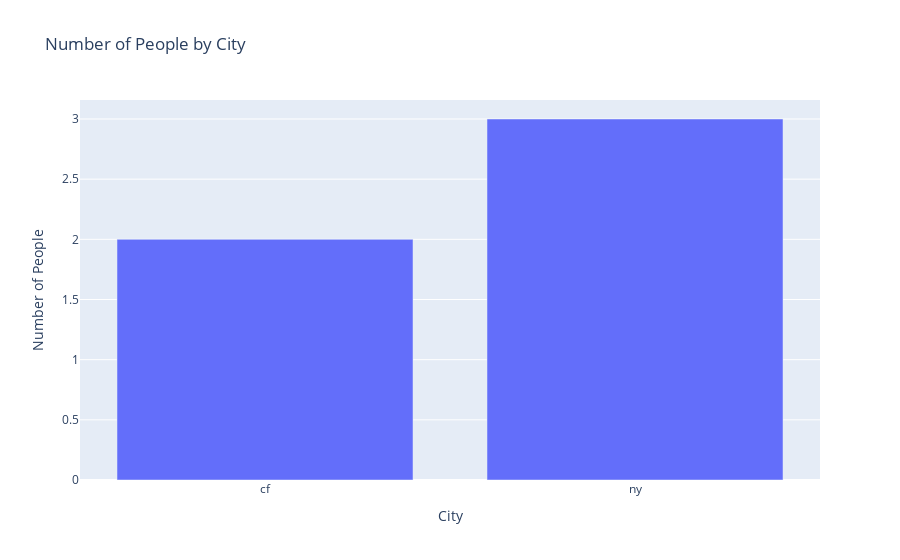
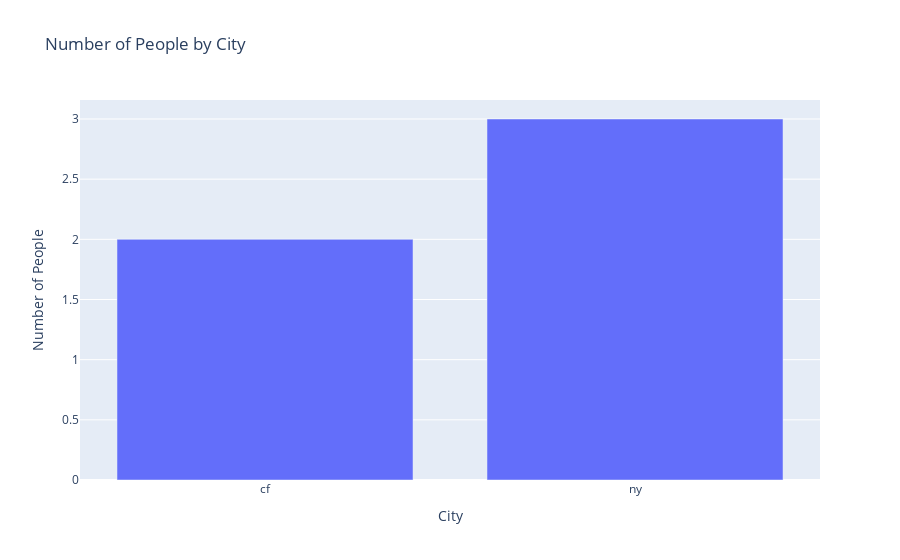

The code cell stored with these charts, in order, in its notebook:
### Code cell
df = fake_data()
query = "No of people from each city"
graph_type = "bar"
create_graph(df,query,graph_type)

### Figure 1 — Plotly figure (JSON) as saved in the notebook; plotly's stock layout.template omitted (floating-point values rounded to 4 significant figures)
{"data": [{"type": "bar", "x": ["cf", "ny"], "y": [2, 3]}], "layout": {"title": {"text": "Number of People by City"}, "xaxis": {"title": {"text": "City"}}, "yaxis": {"title": {"text": "Number of People"}}}}

### Figure 2 — Plotly figure (JSON) as saved in the notebook; plotly's stock layout.template omitted (floating-point values rounded to 4 significant figures)
{"data": [{"type": "bar", "x": ["cf", "ny"], "y": [2, 3]}], "layout": {"title": {"text": "Number of People by City"}, "xaxis": {"title": {"text": "City"}}, "yaxis": {"title": {"text": "Number of People"}}}}
